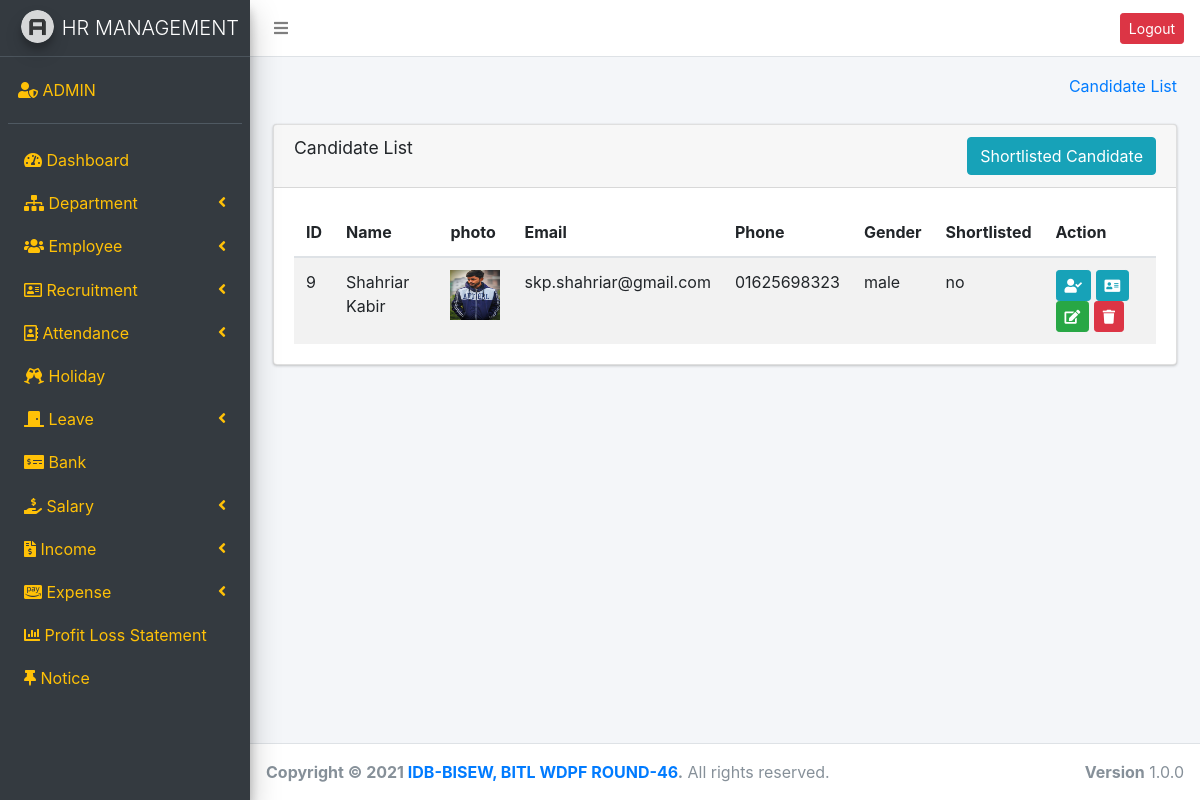
The app's page /candidate_list.php (signed in) with its own data.
### tables this page shows
CREATE TABLE `candidate` (
  `id` int(11) NOT NULL,
  `name` varchar(255) NOT NULL,
  `email` varchar(255) NOT NULL,
  `phone` varchar(20) NOT NULL,
  `address` text NOT NULL,
  `photo` varchar(200) NOT NULL,
  `dob` date NOT NULL,
  `gender` enum('male','female') DEFAULT NULL,
  `shortlisted` enum('yes','no') NOT NULL DEFAULT 'no',
  `status` enum('employee','candidate','','') NOT NULL DEFAULT 'candidate'
);

### candidate_list.php (the view, shortened to what this page needs)
<?php
require_once("header.php");
require_once("sidebar.php");
$can = $conn->query("SELECT * FROM `candidate` WHERE candidate.status='candidate'");
?>
<section class="content-header">
    <div class="container-fluid">
        <div class="row mb-2">
            <div class="col-sm-6">
            </div>
            <div class="col-sm-6">
                <ol class="breadcrumb float-sm-right">
                    <li class="breadcrumb-item"><a href="#">Candidate List</a></li>
                </ol>
            </div>
        </div>
    </div>
</section>
<section class="content">
    <div class="container-fluid">
        <div class="row">
            <div class="col-md-12">
                <div class="card">
                    <div class="card-header">
                        <h3 class="card-title">Candidate List</h3>
                        <a href="shortlist_cnd.php" class="float-right btn btn-info">Shortlisted Candidate</a>
                    </div>
                    <div class="card-body">
                        <table class="table table-striped">
                            <thead>
                                <tr>
                                    <th>ID</th>
                                    <th>Name</th>
                                    <th>photo</th>
                                    <th>Email</th>
                                    <th>Phone</th>
                                    <th>Gender</th>
                                    <th>Shortlisted</th>
                                    <th>Action</th>
                                </tr>
                            </thead>
                            <tbody>
                                <?php while ($c = $can->fetch_assoc()) { ?>
                                    <tr>
                                        <td><?php echo $c['id'] ?></td>
                                        <td><?php echo $c['name'] ?></td>
                                        <td><img width="50" height="50" src="./assets/images/<?php echo $c['photo']; ?>" /></td>
                                        <td><?php echo $c['email'] ?></td>
                                        <td><?php echo $c['phone'] ?></td>
                                        <td><?php echo $c['gender'] ?></td>
                                        <td><?php echo $c['shortlisted'] ?></td>
                                        <td>
                                            <?php if ($c['shortlisted'] == "no") { ?>
                                                <a href="candidate_list.php?srtId=<?php echo $c['id'] ?>&type=no" class="btn btn-sm btn-info" title="Add to shortlist"><i class="fas fa-user-check"></i></a>
                                            <?php
                                            } else { ?>
                                                <a href="candidate_list.php?srtId=<?php echo $c['id'] ?>&type=yes" class="btn btn-sm btn-danger" title="Add to shortlist"><i class="fas fa-user-times"></i></a>
                                            <?php
                                            }
                                            ?>
                                            <a href="candidate_details.php?id=<?php echo $c['id'] ?>" class="btn btn-sm btn-info" title="VIew Details"><i class="fas fa-address-card"></i></a>
                                            <a href="" class="btn btn-sm btn-success" title="Edit"><i class="fas fa-edit"></i></a>
                                            <a href="candidate_list.php?delId=<?php echo $c['id'] ?>" onclick="return confirm('Are you sure?')" title="delete" class="btn btn-sm btn-danger"><i class="fas fa-trash"></i></a>
                                        </td>
                                    </tr>
                                <?php
                                }
                                ?>
                            </tbody>
                        </table>
                    </div>
                </div>
            </div>
        </div>
    </div>
</section>
<?php require("footer.php"); ?>

### records on screen
candidate: id "9", name "Shahriar Kabir", photo (picture), email "skp.shahriar@gmail.com", phone "01625698323", gender "male", shortlisted "no"
